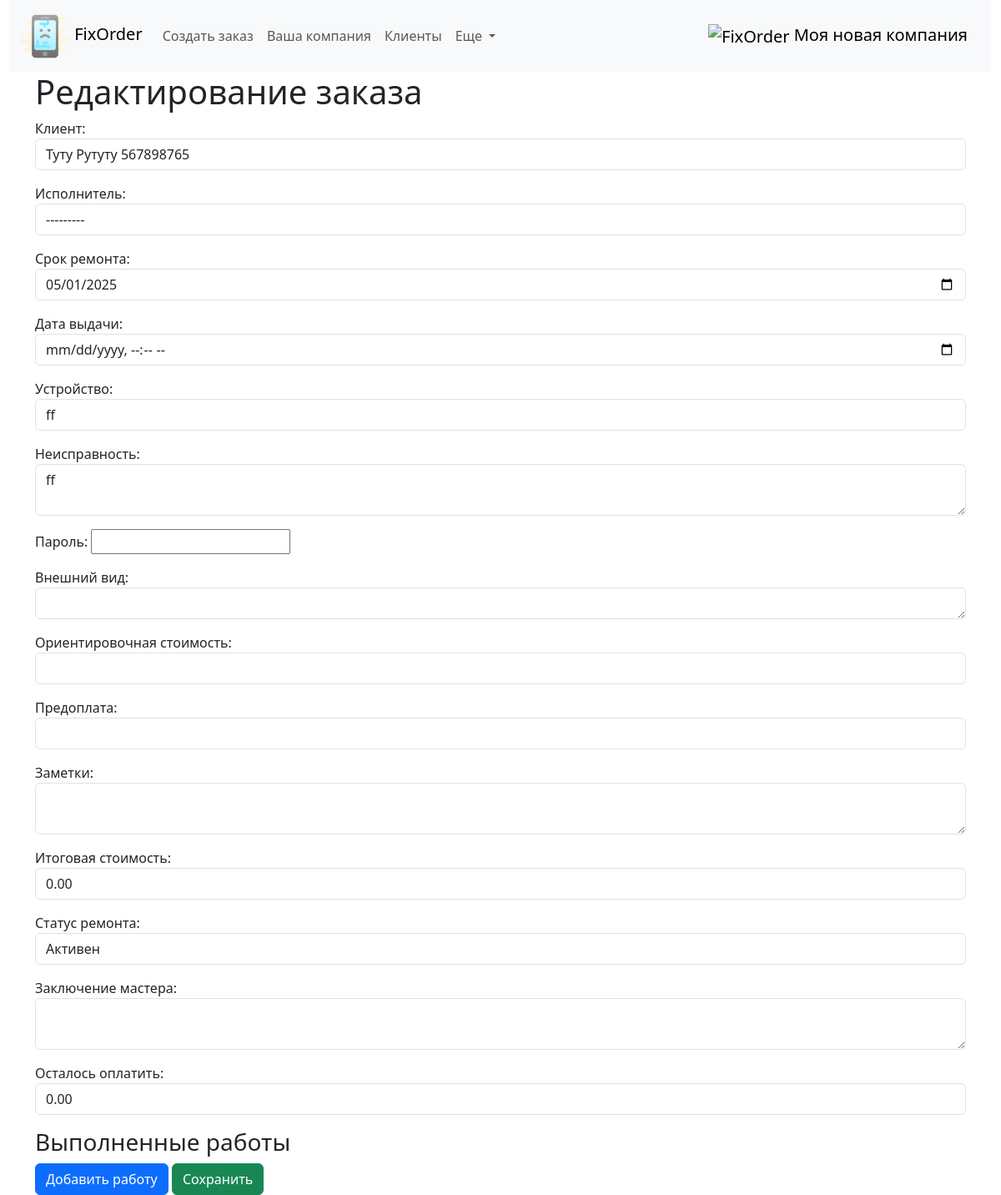
The app's page /order/67/ with its own data.
### fixorder/models.py (models this page shows, shortened)
class Company(models.Model):
    brand_name = models.CharField(max_length=255, unique=True, db_index=True, verbose_name='Название компании')
    official_name = models.CharField(max_length=255, blank=True, null=True, unique=True, db_index=True, verbose_name='Юридическое наименование')
    unp = models.DecimalField(max_digits=10, decimal_places=2, blank=True, null=True, verbose_name='УНП')
    phone = models.CharField(max_length=20, unique=True, verbose_name='Контактный номер')
    phone1 = models.CharField(max_length=20, blank=True, null=True, unique=True, verbose_name='Контактный номер')
    phone2 = models.CharField(max_length=20, blank=True, null=True, unique=True, verbose_name='Контактный номер')
    telegram = models.CharField(max_length=40, blank=True, null=True, verbose_name='Telegram')
    viber = models.CharField(max_length=20, blank=True, null=True, verbose_name='Viber')
    whatsapp = models.CharField(max_length=20, blank=True, null=True, verbose_name='Whattsapp')
    email = models.EmailField(max_length=50, blank=True, null=True, verbose_name='Электронная почта')
    adress = models.CharField(max_length=255, blank=True, null=True, unique=True, db_index=True, verbose_name='Адрес')
    postal_adress = models.CharField(max_length=255, blank=True, null=True, unique=True, verbose_name='Почтовый адрес')
    official_adress = models.CharField(max_length=255, blank=True, null=True, unique=True, verbose_name='Юридический адрес')
    photo = models.ImageField(upload_to="static/img/", blank=True, null=True, verbose_name="Логотип компании")

class Order(models.Model):
    order_client = models.ForeignKey(Client, related_name='client', null=True, on_delete=models.SET_NULL, verbose_name='Клиент')
    executor = models.ForeignKey(Employee, blank=True, null=True, related_name='executor', on_delete=models.SET_NULL, verbose_name='Исполнитель')
    time_create = models.DateTimeField(auto_now_add=True, verbose_name='Дата прихода')
    time_update = models.DateTimeField(auto_now=True, verbose_name='Дата изменения')
    time_demand = models.DateField(blank=True, null=True, verbose_name='Срок ремонта')
    time_away = models.DateTimeField(null=True, blank=True, verbose_name='Дата выдачи')
    device = models.CharField(max_length=255, verbose_name='Устройство')
    defect = models.TextField(max_length=400, verbose_name='Неисправность')
    device_password = models.CharField(max_length=50, blank=True, null=True, verbose_name='Пароль')
    device_exterior = models.TextField(max_length=400, blank=True, null=True, verbose_name='Внешний вид')
    initial_price = models.CharField(max_length=10, blank=True, null=True, verbose_name='Ориентировочная стоимость')
    prepaid = models.FloatField(max_length=10, blank=True, null=True, verbose_name='Предоплата')
    notes = models.TextField(max_length=500, blank=True, null=True, verbose_name='Заметки')
    total_price = models.DecimalField(max_digits=10, decimal_places=2, blank=True, default=0, verbose_name='Итоговая стоимость')
    status = models.ForeignKey(OrderStatus, on_delete=models.DO_NOTHING, default=4, related_name='related_order', verbose_name='Статус ремонта')
    conclusion = models.TextField(max_length=500, blank=True, null=True, verbose_name='Заключение мастера')
    remain_to_pay = models.DecimalField(max_digits=10, decimal_places=2, null=True, blank=True, default=0, verbose_name='Осталось оплатить')
    class Meta:
        verbose_name = "Заказы"
        verbose_name_plural = "Заказы"
        ordering = ["-time_create"]
        indexes = [models.Index(fields=["-time_create"]), models.Index(fields=["status"])]

### fixorder/views.py (the view, shortened to what this page needs)
# urls.py: path('order/<int:pk>/', views.Show_and_edit_order.as_view(), name='order'),
class Show_and_edit_order(UpdateView):
    model = Order
    form_class = OrderForm
    template_name = 'fixorder/show_edit_order.html'
    success_url = reverse_lazy('orderlist')
    extra_context = {'title': 'Заказ', 'header': 'Просмотреть/изменить заказ'}
    def get_object(self, queryset=None):
        return get_object_or_404(Order, pk=self.kwargs['pk'])
    def get_context_data(self, **kwargs):
        context = super().get_context_data(**kwargs)
        context['work_formset'] = WorkFormSet(instance=self.object)
        return context

### fixorder/models.py (called while the page is built)
    def __str__(self):
        return self.status

    def __str__(self):
        return f'{self.name} {self.phone} {self.phone1}'

    def __str__(self):
        return f'{self.name} ({self.position})'

### fixorder/templatetags/fixorder_tags.py (called while the page is built)
@register.simple_tag
def logo_url():
    return static('img/logo.png')

@register.simple_tag
def get_company_name():
    return Company.objects.get(pk=1).brand_name

### fixorder/templates/fixorder/show_edit_order.html (shortened to what this page needs)
{% extends 'fixorder/base.html' %}
{% block content %}
    {% load static %}
    <h1>Редактирование заказа</h1>
    <form method="post" id="work-form-container">
        {{ form.as_p }}
        <h3>Выполненные работы</h3>
        <button type="button" id="add-work-button" class="btn btn-primary">Добавить работу</button>
        <button type="submit" class="btn btn-success">Сохранить</button>
        <br>
    </form>
{% endblock %}

### fixorder/templates/fixorder/navbar.html (shortened to what this page needs)
{% load fixorder_tags %}
<nav class="navbar navbar-expand-lg bg-body-tertiary">
  <div class="container-fluid">
    <a class="navbar-brand" href="/">
      <img src="/static/img/br_phone.png" alt="" height="60">
      FixOrder
    </a>
    <div class="collapse navbar-collapse" id="navbarSupportedContent">
      <ul class="navbar-nav me-auto mb-2 mb-lg-0">
        <li class="nav-item">
          <a class="nav-link" href="/neworder">Создать заказ</a>
        </li>
        <li class="nav-item">
          <a class="nav-link" href="/company">Ваша компания</a>
        </li>
        <li class="nav-item">
          <a class="nav-link" href="/clientlist">Клиенты</a>
        </li>
        <li class="nav-item dropdown">
          <a class="nav-link dropdown-toggle" href="#" role="button" data-bs-toggle="dropdown" aria-expanded="false">
            Еще
          </a>
        </li>
      </ul>
    </div>
    <a class="navbar-brand" href="/">
      <img src="{% logo_url %}" alt="FixOrder" height="60">
      {% get_company_name %}
    </a>
    </div>
</nav>

### records on screen
Company: brand_name "Моя новая компания"
Order: order_client "Туту Рутуту 567898765", executor "---------", time_demand "05/01/2025", device "ff", defect "ff", total_price "0.00", status "Активен", remain_to_pay "0.00"
